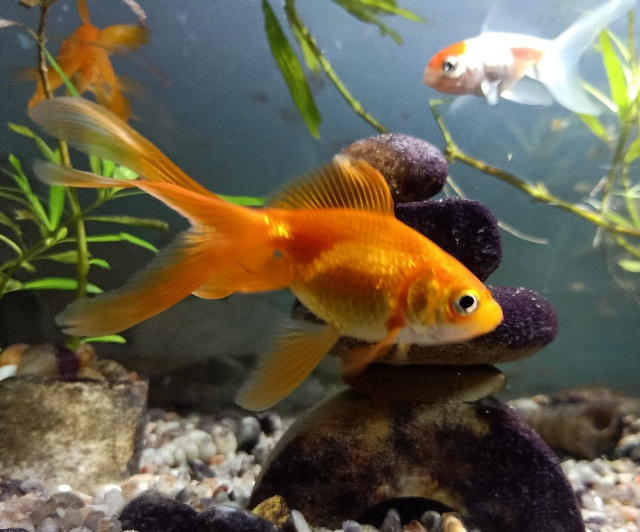
#> input picture Activity#1/logo.jpg, 640 x 532 px
$ python 4.py
#> lines starting #> are read from the running program, lines starting #| are printed output that depends on the picture
import cv2
import numpy as np
import math
import matplotlib.pyplot as mpimg
from matplotlib import pyplot as plt
from mpl_toolkits.mplot3d import Axes3D

IMG = cv2.imread('logo.jpg')
#> IMG is the input picture: shape (532, 640, 3); mean B, G, R 74.2, 94.3, 101.8
im_rgb = cv2.cvtColor(IMG, cv2.COLOR_BGR2GRAY) # convert to RGB
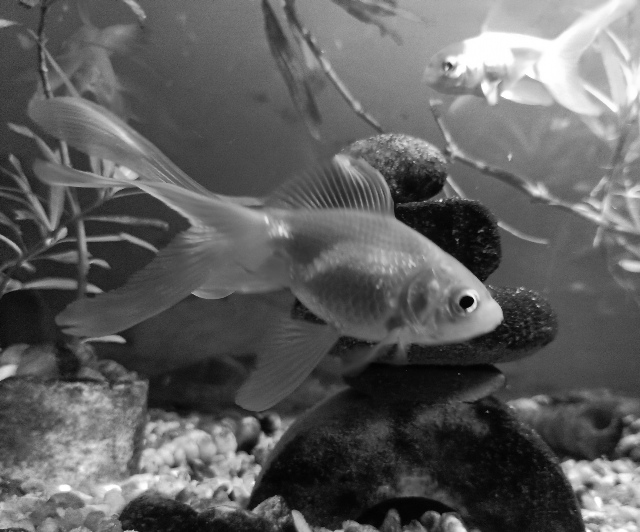
#> im_rgb: shape (532, 640); min 1, max 255, mean 94.3


fig, plot = plt.subplots(1,2)
fig.suptitle('RESIZE')

plot[0].imshow(im_rgb,cmap='gray') #RAW
plot[0].set_title('RAW') #RAW
RESIZE_SCALE = (100,100)
Resized = cv2.resize(im_rgb,RESIZE_SCALE, interpolation = cv2.INTER_AREA)
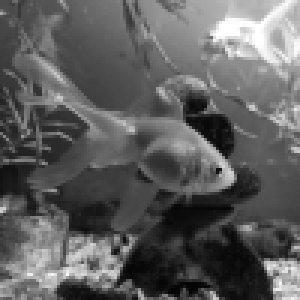
#> Resized: shape (100, 100) (shown 3 times larger); min 4, max 255, mean 94.3
plot[1].imshow(Resized,cmap='gray') #Resize
plot[1].set_title('Resize') #Resize


#3D Surface

gridx,gridy = np.mgrid[0:Resized.shape[0],0:Resized.shape[1]]
fig = plt.figure()
plot3d = fig.add_subplot(111, projection='3d')
plot3d.plot_surface(gridx, gridy, Resized, cmap='gray')
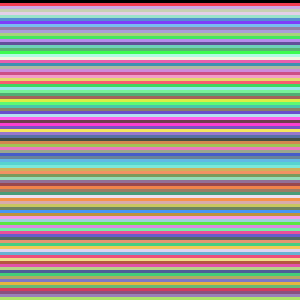
#> gridx: shape (100, 100) int64 (shown 3 times larger); 100 distinct labels, from 0 to 99; one colour per label, 0 black
plot3d.set_xlabel('3D SurFace')
plt.show()
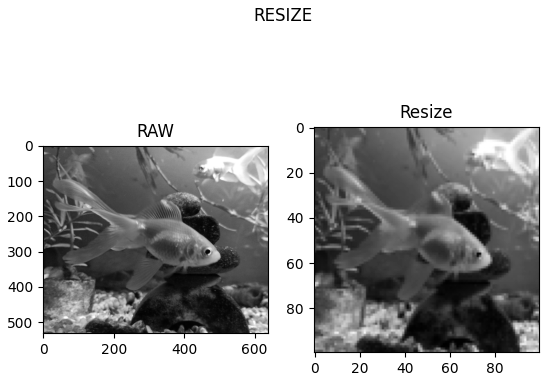
#> figure drawn by matplotlib, 2 panels
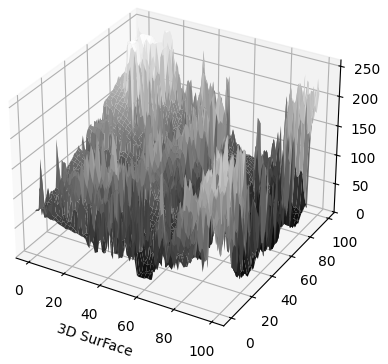
#> figure drawn by matplotlib, 1 panel
